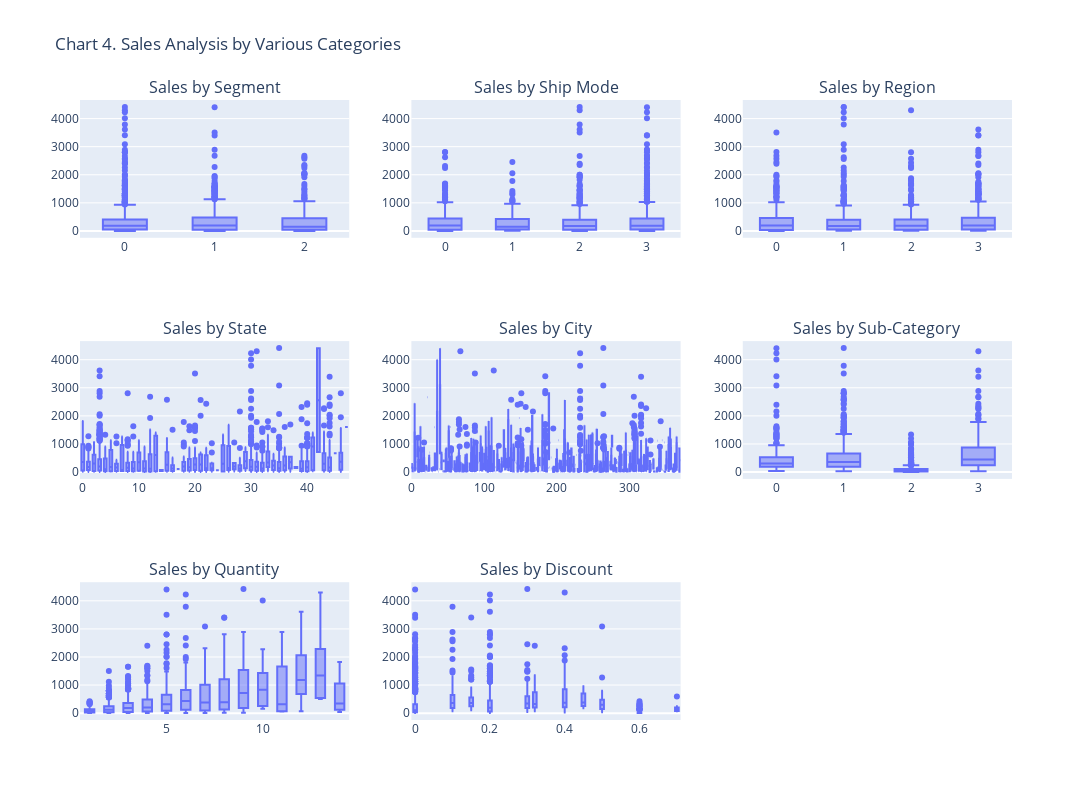

Notebook code for this chart:
### Code cell
# Example usage
fig = make_subplots(rows=3, cols=3, subplot_titles=("Sales by Segment", "Sales by Ship Mode", "Sales by Region", "Sales by State", "Sales by City", "Sales by Sub-Category", "Sales by Quantity", "Sales by Discount"))

box_and_whisker(ds_sales_modified, label_x='Segment', label_y='Sales', title='Sales by Segment', y_axis_range=[0, 1000], row=1, col=1, fig=fig)
box_and_whisker(ds_sales_modified, label_x='Ship Mode', label_y='Sales', title='Sales by Ship Mode', y_axis_range=[0, 1000], row=1, col=2, fig=fig)
box_and_whisker(ds_sales_modified, label_x='Region', label_y='Sales', title='Sales by Region', y_axis_range=[0, 1000], row=1, col=3, fig=fig)
box_and_whisker(ds_sales_modified, label_x='State', label_y='Sales', title='Sales by State', y_axis_range=[0, 1000], row=2, col=1, fig=fig)
box_and_whisker(ds_sales_modified, label_x='City', label_y='Sales', title='Sales by City', y_axis_range=[0, 1000], row=2, col=2, fig=fig)
box_and_whisker(ds_sales_modified, label_x='Sub-Category', label_y='Sales', title='Sales by Sub-Category', y_axis_range=[0, 1000], row=2, col=3, fig=fig)
box_and_whisker(ds_sales_modified, label_x='Quantity', label_y='Sales', title='Sales by Quantity', y_axis_range=[0, 1000], row=3, col=1, fig=fig)
box_and_whisker(ds_sales_modified, label_x='Discount', label_y='Sales', title='Sales by Discount', y_axis_range=[0, 1000], row=3, col=2, fig=fig)

fig.update_layout(height=800, width=1200, title_text="Chart 4. Sales Analysis by Various Categories")

fig.show()

### Figure 1 — Plotly figure (JSON) as saved in the notebook; plotly's stock layout.template omitted (floating-point values rounded to 4 significant figures; data arrays with more than 128 entries replaced by an {"elided": "..."} marker saying what was removed)
{"data": [{"alignmentgroup": "True", "hovertemplate": "Segment=%{x}<br>Sales=%{y}<extra></extra>", "legendgroup": "", "marker": {"color": "#636efa"}, "name": "", "notched": false, "offsetgroup": "", "orientation": "v", "showlegend": false, "type": "box", "x": {"elided": "2121 int values"}, "x0": " ", "xaxis": "x", "y": {"elided": "2121 float values"}, "y0": " ", "yaxis": "y"}, {"alignmentgroup": "True", "hovertemplate": "Ship Mode=%{x}<br>Sales=%{y}<extra></extra>", "legendgroup": "", "marker": {"color": "#636efa"}, "name": "", "notched": false, "offsetgroup": "", "orientation": "v", "showlegend": false, "type": "box", "x": {"elided": "2121 int values"}, "x0": " ", "xaxis": "x2", "y": {"elided": "2121 float values"}, "y0": " ", "yaxis": "y2"}, {"alignmentgroup": "True", "hovertemplate": "Region=%{x}<br>Sales=%{y}<extra></extra>", "legendgroup": "", "marker": {"color": "#636efa"}, "name": "", "notched": false, "offsetgroup": "", "orientation": "v", "showlegend": false, "type": "box", "x": {"elided": "2121 int values"}, "x0": " ", "xaxis": "x3", "y": {"elided": "2121 float values"}, "y0": " ", "yaxis": "y3"}, {"alignmentgroup": "True", "hovertemplate": "State=%{x}<br>Sales=%{y}<extra></extra>", "legendgroup": "", "marker": {"color": "#636efa"}, "name": "", "notched": false, "offsetgroup": "", "orientation": "v", "showlegend": false, "type": "box", "x": {"elided": "2121 int values"}, "x0": " ", "xaxis": "x4", "y": {"elided": "2121 float values"}, "y0": " ", "yaxis": "y4"}, {"alignmentgroup": "True", "hovertemplate": "City=%{x}<br>Sales=%{y}<extra></extra>", "legendgroup": "", "marker": {"color": "#636efa"}, "name": "", "notched": false, "offsetgroup": "", "orientation": "v", "showlegend": false, "type": "box", "x": {"elided": "2121 int values"}, "x0": " ", "xaxis": "x5", "y": {"elided": "2121 float values"}, "y0": " ", "yaxis": "y5"}, {"alignmentgroup": "True", "hovertemplate": "Sub-Category=%{x}<br>Sales=%{y}<extra></extra>", "legendgroup": "", "marker": {"color": "#636efa"}, "name": "", "notched": false, "offsetgroup": "", "orientation": "v", "showlegend": false, "type": "box", "x": {"elided": "2121 int values"}, "x0": " ", "xaxis": "x6", "y": {"elided": "2121 float values"}, "y0": " ", "yaxis": "y6"}, {"alignmentgroup": "True", "hovertemplate": "Quantity=%{x}<br>Sales=%{y}<extra></extra>", "legendgroup": "", "marker": {"color": "#636efa"}, "name": "", "notched": false, "offsetgroup": "", "orientation": "v", "showlegend": false, "type": "box", "x": {"elided": "2121 int values"}, "x0": " ", "xaxis": "x7", "y": {"elided": "2121 float values"}, "y0": " ", "yaxis": "y7"}, {"alignmentgroup": "True", "hovertemplate": "Discount=%{x}<br>Sales=%{y}<extra></extra>", "legendgroup": "", "marker": {"color": "#636efa"}, "name": "", "notched": false, "offsetgroup": "", "orientation": "v", "showlegend": false, "type": "box", "x": {"elided": "2121 float values"}, "x0": " ", "xaxis": "x8", "y": {"elided": "2121 float values"}, "y0": " ", "yaxis": "y8"}], "layout": {"annotations": [{"font": {"size": 16}, "showarrow": false, "text": "Sales by Segment", "x": 0.1444, "xanchor": "center", "xref": "paper", "y": 1, "yanchor": "bottom", "yref": "paper"}, {"font": {"size": 16}, "showarrow": false, "text": "Sales by Ship Mode", "x": 0.5, "xanchor": "center", "xref": "paper", "y": 1, "yanchor": "bottom", "yref": "paper"}, {"font": {"size": 16}, "showarrow": false, "text": "Sales by Region", "x": 0.8556, "xanchor": "center", "xref": "paper", "y": 1, "yanchor": "bottom", "yref": "paper"}, {"font": {"size": 16}, "showarrow": false, "text": "Sales by State", "x": 0.1444, "xanchor": "center", "xref": "paper", "y": 0.6111, "yanchor": "bottom", "yref": "paper"}, {"font": {"size": 16}, "showarrow": false, "text": "Sales by City", "x": 0.5, "xanchor": "center", "xref": "paper", "y": 0.6111, "yanchor": "bottom", "yref": "paper"}, {"font": {"size": 16}, "showarrow": false, "text": "Sales by Sub-Category", "x": 0.8556, "xanchor": "center", "xref": "paper", "y": 0.6111, "yanchor": "bottom", "yref": "paper"}, {"font": {"size": 16}, "showarrow": false, "text": "Sales by Quantity", "x": 0.1444, "xanchor": "center", "xref": "paper", "y": 0.2222, "yanchor": "bottom", "yref": "paper"}, {"font": {"size": 16}, "showarrow": false, "text": "Sales by Discount", "x": 0.5, "xanchor": "center", "xref": "paper", "y": 0.2222, "yanchor": "bottom", "yref": "paper"}], "height": 800, "title": {"text": "Chart 4. Sales Analysis by Various Categories"}, "width": 1200, "xaxis": {"anchor": "y", "domain": [0, 0.2889]}, "xaxis2": {"anchor": "y2", "domain": [0.3556, 0.6444]}, "xaxis3": {"anchor": "y3", "domain": [0.7111, 1]}, "xaxis4": {"anchor": "y4", "domain": [0, 0.2889]}, "xaxis5": {"anchor": "y5", "domain": [0.3556, 0.6444]}, "xaxis6": {"anchor": "y6", "domain": [0.7111, 1]}, "xaxis7": {"anchor": "y7", "domain": [0, 0.2889]}, "xaxis8": {"anchor": "y8", "domain": [0.3556, 0.6444]}, "xaxis9": {"anchor": "y9", "domain": [0.7111, 1]}, "yaxis": {"anchor": "x", "domain": [0.7778, 1]}, "yaxis2": {"anchor": "x2", "domain": [0.7778, 1]}, "yaxis3": {"anchor": "x3", "domain": [0.7778, 1]}, "yaxis4": {"anchor": "x4", "domain": [0.3889, 0.6111]}, "yaxis5": {"anchor": "x5", "domain": [0.3889, 0.6111]}, "yaxis6": {"anchor": "x6", "domain": [0.3889, 0.6111]}, "yaxis7": {"anchor": "x7", "domain": [0, 0.2222]}, "yaxis8": {"anchor": "x8", "domain": [0, 0.2222]}, "yaxis9": {"anchor": "x9", "domain": [0, 0.2222]}}}
